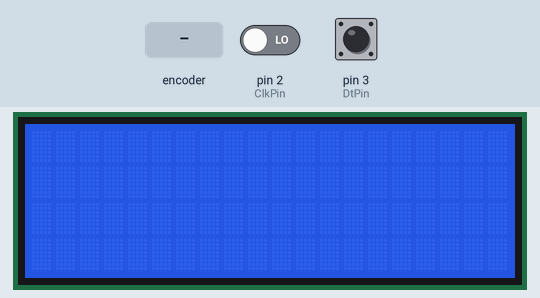
Simulated run of this sketch. Board: Arduino Uno, built with avr-gcc and run on an emulated ATmega328P. Shown: 20×4 character LCD. The inputs (shaded band) are chosen by the test bench; at power-on: pin 2 (ClkPin) LOW, pin 3 (DtPin) HIGH. What the sketch prints to the serial monitor is not drawn.

Above: at 1.2 s.
1.3 s: rotary encoder on pin 2 (ClkPin) / pin 3 (DtPin) turned 3 steps (first pin leading)
At 1.48 s:
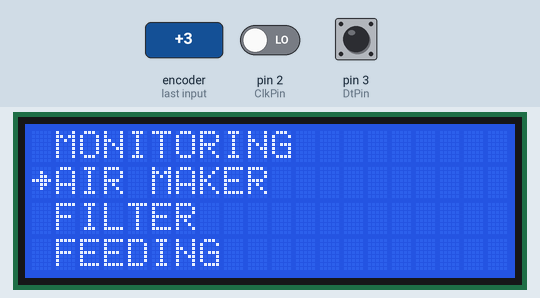
At 2.3 s:
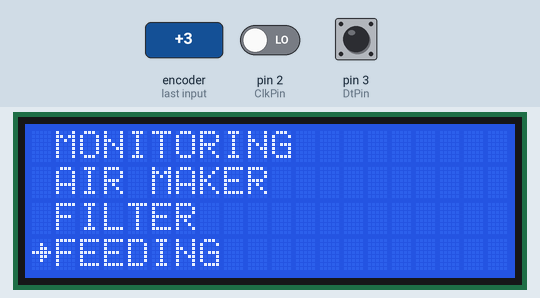
Timing chart, 0 to 4.3 s (numbered marks = the images above; inputs shaded):
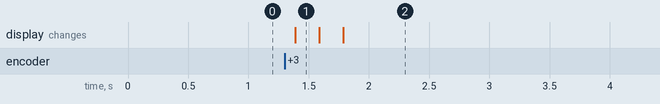

The sketch:

sketch_dec24a.ino
```cpp
#include <Wire.h>                  // I2C 통신 라이브러리
#include <LiquidCrystal_I2C.h>   // LCD 라이브러리
LiquidCrystal_I2C lcd(0x27,20,4);  // 2004 LCD 설정

int ClkPin = 2;                     // 로터리 엔코더 Clk 핀 (D4)
int DtPin = 3;                      // 로터리 엔코더 Dt 핀 (D5)
int SWPin = 4;                      // 로터리 엔코더 스위치 핀 (D6)

uint8_t arrow[8] = {0x0, 0x04 ,0x06, 0x1f, 0x06, 0x04, 0x00, 0x00};  // LCD 사용자 문자 '우측 화살표'(→)

int menu = 0;                       // 메뉴 번호

int getEncoderTurn() {                  // 로터리 엔코더 변화율 측정
  // -1,0,+1의 값중 하나를 반환합니다.
  static int oldA = LOW;
  static int oldB = LOW;
  int result = 0;
  int newA = digitalRead(ClkPin);
  int newB = digitalRead(DtPin);
  if (newA != oldA || newB != oldB) {
    // 바뀐 값이 있을 때
    if (oldA == LOW && newA == HIGH) {
      result = -(oldB * 2 - 1);
    }
  }
  oldA = newA;
  oldB = newB;

  return result;
}

void setState() {

}

void setup() {
  Serial.begin(9600);
  lcd.init();
  lcd.backlight();
  lcd.createChar(0, arrow);
  pinMode(ClkPin, INPUT);
  pinMode(DtPin, INPUT);
  digitalWrite(SWPin, HIGH);

}

void loop() {
  int change = getEncoderTurn();
  if(change == 0){
  } else {
    menu = menu + change;
  if(menu < 0) menu = 0;
  else if(menu > 3) menu = 3;
  Serial.println(menu);
  if (menu == 0) {
    lcd.clear();
    lcd.setCursor(0,0);
    lcd.write(0);
    lcd.print("MONITORING");
    lcd.setCursor(1,1);
    lcd.print("AIR MAKER");
    lcd.setCursor(1,2);
    lcd.print("FILTER");
    lcd.setCursor(1,3);
    lcd.print("FEEDING");
  }
  else if (menu == 1) {
    lcd.clear();
    lcd.setCursor(1,0);
    lcd.print("MONITORING");
    lcd.setCursor(0,1);
    lcd.write(0);
    lcd.print("AIR MAKER");
    lcd.setCursor(1,2);
    lcd.print("FILTER");
    lcd.setCursor(1,3);
    lcd.print("FEEDING");
  }
  else if (menu == 2) {
    lcd.clear();
    lcd.setCursor(1,0);
    lcd.print("MONITORING");
    lcd.setCursor(1,1);
    lcd.print("AIR MAKER");
    lcd.setCursor(0,2);
    lcd.write(0);
    lcd.print("FILTER");
    lcd.setCursor(1,3);
    lcd.print("FEEDING");
  }
  else if (menu == 3) {
    lcd.clear();
    lcd.setCursor(1,0);
    lcd.print("MONITORING");
    lcd.setCursor(1,1);
    lcd.print("AIR MAKER");
    lcd.setCursor(1,2);
    lcd.print("FILTER");
    lcd.setCursor(0,3);
    lcd.write(0);
    lcd.print("FEEDING");
  }
  }

}
```

Measured:
- after the input at 1.3 s, the display: changes after 0.09 s (image 1)
